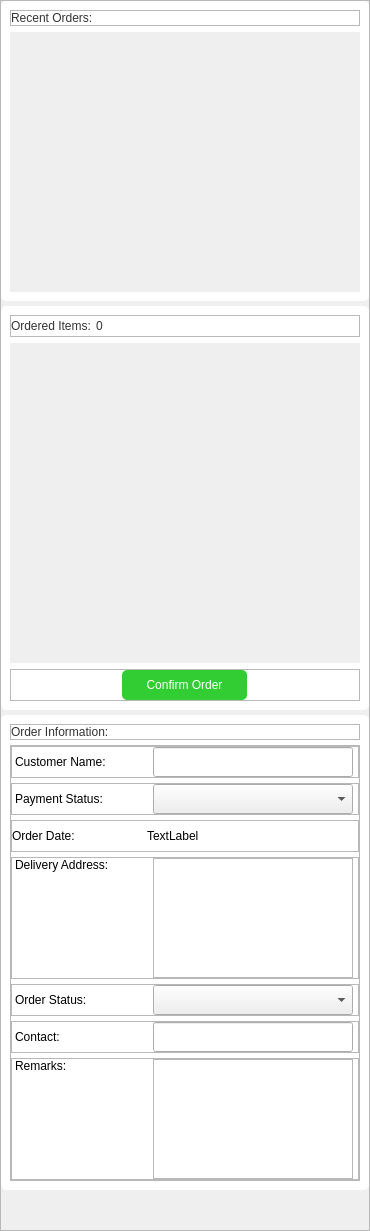
        <widget class="QFrame" name="frame_19">
         <property name="styleSheet">
          <string notr="true"/>
         </property>
         <property name="frameShape">
          <enum>QFrame::StyledPanel</enum>
         </property>
         <property name="frameShadow">
          <enum>QFrame::Raised</enum>
         </property>
         <layout class="QVBoxLayout" name="verticalLayout_6">
          <property name="spacing">
           <number>5</number>
          </property>
          <property name="leftMargin">
           <number>0</number>
          </property>
          <property name="topMargin">
           <number>0</number>
          </property>
          <property name="rightMargin">
           <number>0</number>
          </property>
          <property name="bottomMargin">
           <number>0</number>
          </property>
          <item>
           <widget class="QFrame" name="frame_23">
            <property name="sizePolicy">
             <sizepolicy hsizetype="Expanding" vsizetype="Expanding">
              <horstretch>0</horstretch>
              <verstretch>0</verstretch>
             </sizepolicy>
            </property>
            <property name="minimumSize">
             <size>
              <width>0</width>
              <height>300</height>
             </size>
            </property>
            <property name="maximumSize">
             <size>
              <width>16777215</width>
              <height>300</height>
             </size>
            </property>
            <property name="styleSheet">
             <string notr="true">#frame_23{
background-color: #fff;
border-radius: 5px;
}</string>
            </property>
            <property name="frameShape">
             <enum>QFrame::StyledPanel</enum>
            </property>
            <property name="frameShadow">
             <enum>QFrame::Raised</enum>
            </property>
            <layout class="QVBoxLayout" name="verticalLayout_7">
             <item alignment="Qt::AlignTop">
              <widget class="QFrame" name="frame_25">
               <property name="frameShape">
                <enum>QFrame::StyledPanel</enum>
               </property>
               <property name="frameShadow">
                <enum>QFrame::Raised</enum>
               </property>
               <layout class="QVBoxLayout" name="verticalLayout_8">
                <property name="spacing">
                 <number>0</number>
                </property>
                <property name="leftMargin">
                 <number>0</number>
                </property>
                <property name="topMargin">
                 <number>0</number>
                </property>
                <property name="rightMargin">
                 <number>0</number>
                </property>
                <property name="bottomMargin">
                 <number>0</number>
                </property>
                <item>
                 <widget class="QLabel" name="label_15">
                  <property name="styleSheet">
                   <string notr="true">font: 63 12pt &quot;Noto Sans SemiBold&quot;;
color: #333333;</string>
                  </property>
                  <property name="text">
                   <string>Recent Orders:</string>
                  </property>
                 </widget>
                </item>
               </layout>
              </widget>
             </item>
             <item>
              <widget class="QScrollArea" name="recent_orders_scrollArea">
               <property name="styleSheet">
                <string notr="true">#recent_orders_scrollArea{
background-color: #EAEAEA;
border: none;
border-radius: 5px;
}

QScrollBar:hover{
 cursor: pointer;
}
            QScrollBar:vertical {
                border: none;
                background: #F0F0F0;
                width: 14px;
                margin: 0px 0px 0px 0px;
            }
            QScrollBar::handle:vertical {
                background: #90A4AE;
                border-radius: 7px;
                min-height: 30px;
            }
            QScrollBar::add-line:vertical, QScrollBar::sub-line:vertical {
                height: 0px;
                background: none;
            }
            QScrollBar::add-page:vertical, QScrollBar::sub-page:vertical {
                background: #F0F0F0;
            }
            QScrollBar:horizontal {
                border: none;
                background: #f0f0f0;
                height: 14px;
                margin: 0px 0px 0px 0px;
            }
            QScrollBar::handle:horizontal {
                background: #555;
                border-radius: 7px;
                min-width: 30px;
            }
            QScrollBar::add-line:horizontal, QScrollBar::sub-line:horizontal {
                width: 0px;
                background: none;
            }
            QScrollBar::add-page:horizontal, QScrollBar::sub-page:horizontal {
                background: #f0f0f0;
            }</string>
               </property>
               <property name="widgetResizable">
                <bool>true</bool>
               </property>
               <widget class="QWidget" name="recent_orders_scrollAreaWidgetContents">
                <property name="geometry">
                 <rect>
                  <x>0</x>
                  <y>0</y>
                  <width>351</width>
                  <height>252</height>
                 </rect>
                </property>
               </widget>
              </widget>
             </item>
            </layout>
            <zorder>recent_orders_scrollArea</zorder>
            <zorder>frame_25</zorder>
           </widget>
          </item>
          <item>
           <widget class="QFrame" name="frame_27">
            <property name="styleSheet">
             <string notr="true">#frame_27{
background-color: #fff;
border-radius: 5px;
}</string>
            </property>
            <property name="frameShape">
             <enum>QFrame::StyledPanel</enum>
            </property>
            <property name="frameShadow">
             <enum>QFrame::Raised</enum>
            </property>
            <layout class="QVBoxLayout" name="verticalLayout_10">
             <item>
              <widget class="QFrame" name="frame_28">
               <property name="frameShape">
                <enum>QFrame::StyledPanel</enum>
               </property>
               <property name="frameShadow">
                <enum>QFrame::Raised</enum>
               </property>
               <layout class="QHBoxLayout" name="horizontalLayout_3">
                <property name="spacing">
                 <number>5</number>
                </property>
                <property name="leftMargin">
                 <number>0</number>
                </property>
                <property name="topMargin">
                 <number>0</number>
                </property>
                <property name="rightMargin">
                 <number>0</number>
                </property>
                <property name="bottomMargin">
                 <number>0</number>
                </property>
                <item>
                 <widget class="QLabel" name="label_18">
                  <property name="styleSheet">
                   <string notr="true">font: 63 12pt &quot;Noto Sans SemiBold&quot;;
color: #333333;</string>
                  </property>
                  <property name="text">
                   <string>Ordered Items:</string>
                  </property>
                 </widget>
                </item>
                <item>
                 <widget class="QLabel" name="orders_quantity_label">
                  <property name="styleSheet">
                   <string notr="true">font: 63 12pt &quot;Noto Sans SemiBold&quot;;
color: #333333;</string>
                  </property>
                  <property name="text">
                   <string>0</string>
                  </property>
                 </widget>
                </item>
                <item>
                 <spacer name="horizontalSpacer">
                  <property name="orientation">
                   <enum>Qt::Horizontal</enum>
                  </property>
                  <property name="sizeHint" stdset="0">
                   <size>
                    <width>40</width>
                    <height>20</height>
                   </size>
                  </property>
                 </spacer>
                </item>
               </layout>
              </widget>
             </item>
             <item alignment="Qt::AlignTop">
              <widget class="QScrollArea" name="ordered_items_scrollArea">
               <property name="minimumSize">
                <size>
                 <width>350</width>
                 <height>320</height>
                </size>
               </property>
               <property name="styleSheet">
                <string notr="true">#ordered_items_scrollArea{
background-color: #EAEAEA;
border: none;
border-radius: 5px;
}

QScrollBar:hover{
 cursor: pointer;
}
            QScrollBar:vertical {
                border: none;
                background: #F0F0F0;
                width: 14px;
                margin: 0px 0px 0px 0px;
            }
            QScrollBar::handle:vertical {
                background: #90A4AE;
                border-radius: 7px;
                min-height: 30px;
            }
            QScrollBar::add-line:vertical, QScrollBar::sub-line:vertical {
                height: 0px;
                background: none;
            }
            QScrollBar::add-page:vertical, QScrollBar::sub-page:vertical {
                background: #F0F0F0;
            }
            QScrollBar:horizontal {
                border: none;
                background: #f0f0f0;
                height: 14px;
                margin: 0px 0px 0px 0px;
            }
            QScrollBar::handle:horizontal {
                background: #555;
                border-radius: 7px;
                min-width: 30px;
            }
            QScrollBar::add-line:horizontal, QScrollBar::sub-line:horizontal {
                width: 0px;
                background: none;
            }
            QScrollBar::add-page:horizontal, QScrollBar::sub-page:horizontal {
                background: #f0f0f0;
            }</string>
               </property>
               <property name="widgetResizable">
                <bool>true</bool>
               </property>
               <widget class="QWidget" name="orders_scrollAreaWidgetContents">
                <property name="geometry">
                 <rect>
                  <x>0</x>
                  <y>0</y>
                  <width>351</width>
                  <height>320</height>
                 </rect>
                </property>
                <layout class="QVBoxLayout" name="verticalLayout_2"/>
               </widget>
              </widget>
             </item>
             <item>
              <widget class="QFrame" name="frame_9">
               <property name="frameShape">
                <enum>QFrame::StyledPanel</enum>
               </property>
               <property name="frameShadow">
                <enum>QFrame::Raised</enum>
               </property>
               <layout class="QHBoxLayout" name="horizontalLayout_23">
                <property name="spacing">
                 <number>0</number>
                </property>
                <property name="leftMargin">
                 <number>0</number>
                </property>
                <property name="topMargin">
                 <number>0</number>
                </property>
                <property name="rightMargin">
                 <number>0</number>
                </property>
                <property name="bottomMargin">
                 <number>0</number>
                </property>
                <item>
                 <widget class="QPushButton" name="finalize_order_pushButton">
                  <property name="minimumSize">
                   <size>
                    <width>125</width>
                    <height>30</height>
                   </size>
                  </property>
                  <property name="maximumSize">
                   <size>
                    <width>125</width>
                    <height>30</height>
                   </size>
                  </property>
                  <property name="cursor">
                   <cursorShape>PointingHandCursor</cursorShape>
                  </property>
                  <property name="styleSheet">
                   <string notr="true">background-color: #32CD32;
font: 87 10pt &quot;Noto Sans Black&quot;;
color: #fff;
border: none;
border-radius: 5px;</string>
                  </property>
                  <property name="text">
                   <string>Confirm Order</string>
                  </property>
                 </widget>
                </item>
               </layout>
              </widget>
             </item>
            </layout>
           </widget>
          </item>
          <item>
           <widget class="QFrame" name="frame_29">
            <property name="styleSheet">
             <string notr="true">#frame_29{
background-color: #fff;
border-radius: 5px;
}</string>
            </property>
            <property name="frameShape">
             <enum>QFrame::StyledPanel</enum>
            </property>
            <property name="frameShadow">
             <enum>QFrame::Raised</enum>
            </property>
            <layout class="QVBoxLayout" name="verticalLayout_11">
             <property name="spacing">
              <number>5</number>
             </property>
             <property name="leftMargin">
              <number>9</number>
             </property>
             <property name="topMargin">
              <number>9</number>
             </property>
             <property name="rightMargin">
              <number>9</number>
             </property>
             <property name="bottomMargin">
              <number>9</number>
             </property>
             <item alignment="Qt::AlignTop">
              <widget class="QFrame" name="frame_30">
               <property name="frameShape">
                <enum>QFrame::StyledPanel</enum>
               </property>
               <property name="frameShadow">
                <enum>QFrame::Raised</enum>
               </property>
               <layout class="QHBoxLayout" name="horizontalLayout_21">
                <property name="spacing">
                 <number>5</number>
                </property>
                <property name="leftMargin">
                 <number>0</number>
                </property>
                <property name="topMargin">
                 <number>0</number>
                </property>
                <property name="rightMargin">
                 <number>0</number>
                </property>
                <property name="bottomMargin">
                 <number>0</number>
                </property>
                <item>
                 <widget class="QLabel" name="label_20">
                  <property name="styleSheet">
                   <string notr="true">font: 63 12pt &quot;Noto Sans SemiBold&quot;;
color: #333333;</string>
                  </property>
                  <property name="text">
                   <string>Order Information:</string>
                  </property>
                 </widget>
                </item>
               </layout>
              </widget>
             </item>
             <item>
              <widget class="QFrame" name="frame_31">
               <property name="frameShape">
                <enum>QFrame::StyledPanel</enum>
               </property>
               <property name="frameShadow">
                <enum>QFrame::Raised</enum>
               </property>
               <layout class="QVBoxLayout" name="verticalLayout_12">
                <property name="spacing">
                 <number>5</number>
                </property>
                <property name="leftMargin">
                 <number>0</number>
                </property>
                <property name="topMargin">
                 <number>0</number>
                </property>
                <property name="rightMargin">
                 <number>0</number>
                </property>
                <property name="bottomMargin">
                 <number>0</number>
                </property>
                <item>
                 <widget class="QFrame" name="frame_4">
                  <property name="frameShape">
                   <enum>QFrame::StyledPanel</enum>
                  </property>
                  <property name="frameShadow">
                   <enum>QFrame::Raised</enum>
                  </property>
                  <layout class="QHBoxLayout" name="horizontalLayout_4">
                   <property name="spacing">
                    <number>5</number>
                   </property>
                   <property name="leftMargin">
                    <number>0</number>
                   </property>
                   <property name="topMargin">
                    <number>0</number>
                   </property>
                   <property name="rightMargin">
                    <number>0</number>
                   </property>
                   <property name="bottomMargin">
                    <number>0</number>
                   </property>
                   <item>
                    <widget class="QLabel" name="label_2">
                     <property name="minimumSize">
                      <size>
                       <width>130</width>
                       <height>0</height>
                      </size>
                     </property>
                     <property name="maximumSize">
                      <size>
                       <width>130</width>
                       <height>16777215</height>
                      </size>
                     </property>
                     <property name="styleSheet">
                      <string notr="true">font: 63 10pt &quot;Noto Sans SemiBold&quot;;</string>
                     </property>
                     <property name="text">
                      <string>Customer Name:</string>
                     </property>
                    </widget>
                   </item>
                   <item>
                    <widget class="QLineEdit" name="customer_name_lineEdit">
                     <property name="minimumSize">
                      <size>
                       <width>200</width>
                       <height>30</height>
                      </size>
                     </property>
                     <property name="maximumSize">
                      <size>
                       <width>200</width>
                       <height>30</height>
                      </size>
                     </property>
                    </widget>
                   </item>
                  </layout>
                  <zorder>customer_name_lineEdit</zorder>
                  <zorder>label_2</zorder>
                 </widget>
                </item>
                <item>
                 <widget class="QFrame" name="frame_8">
                  <property name="frameShape">
                   <enum>QFrame::StyledPanel</enum>
                  </property>
                  <property name="frameShadow">
                   <enum>QFrame::Raised</enum>
                  </property>
                  <layout class="QHBoxLayout" name="horizontalLayout_8">
                   <property name="spacing">
                    <number>5</number>
                   </property>
                   <property name="leftMargin">
                    <number>0</number>
                   </property>
                   <property name="topMargin">
                    <number>0</number>
                   </property>
                   <property name="rightMargin">
                    <number>0</number>
                   </property>
                   <property name="bottomMargin">
                    <number>0</number>
                   </property>
                   <item>
                    <widget class="QLabel" name="label_7">
                     <property name="minimumSize">
                      <size>
                       <width>130</width>
                       <height>0</height>
                      </size>
                     </property>
                     <property name="maximumSize">
                      <size>
                       <width>130</width>
                       <height>16777215</height>
                      </size>
                     </property>
                     <property name="styleSheet">
                      <string notr="true">font: 63 10pt &quot;Noto Sans SemiBold&quot;;</string>
                     </property>
                     <property name="text">
                      <string>Payment Status:</string>
                     </property>
                    </widget>
                   </item>
                   <item>
                    <widget class="QComboBox" name="payment_box">
                     <property name="minimumSize">
                      <size>
                       <width>200</width>
                       <height>30</height>
                      </size>
                     </property>
                     <property name="maximumSize">
                      <size>
                       <width>200</width>
                       <height>30</height>
                      </size>
                     </property>
                    </widget>
                   </item>
                  </layout>
                  <zorder>payment_box</zorder>
                  <zorder>label_7</zorder>
                 </widget>
                </item>
                <item>
                 <widget class="QFrame" name="frame_20">
                  <property name="frameShape">
                   <enum>QFrame::StyledPanel</enum>
                  </property>
                  <property name="frameShadow">
                   <enum>QFrame::Raised</enum>
                  </property>
                  <layout class="QHBoxLayout" name="horizontalLayout_16">
                   <property name="spacing">
                    <number>5</number>
                   </property>
                   <property name="leftMargin">
                    <number>0</number>
                   </property>
                   <property name="topMargin">
                    <number>0</number>
                   </property>
                   <property name="rightMargin">
                    <number>0</number>
                   </property>
                   <property name="bottomMargin">
                    <number>0</number>
                   </property>
                   <item>
                    <widget class="QLabel" name="label_3">
                     <property name="minimumSize">
                      <size>
                       <width>130</width>
                       <height>0</height>
                      </size>
                     </property>
                     <property name="maximumSize">
                      <size>
                       <width>130</width>
                       <height>16777215</height>
                      </size>
                     </property>
                     <property name="styleSheet">
                      <string notr="true">font: 63 10pt &quot;Noto Sans SemiBold&quot;;</string>
                     </property>
                     <property name="text">
                      <string>Order Date:</string>
                     </property>
                    </widget>
                   </item>
                   <item>
                    <widget class="QLabel" name="order_date_label">
                     <property name="minimumSize">
                      <size>
                       <width>0</width>
                       <height>30</height>
                      </size>
                     </property>
                     <property name="maximumSize">
                      <size>
                       <width>16777215</width>
                       <height>30</height>
                      </size>
                     </property>
                     <property name="text">
                      <string>TextLabel</string>
                     </property>
                    </widget>
                   </item>
                  </layout>
                 </widget>
                </item>
                <item>
                 <widget class="QFrame" name="frame_26">
                  <property name="frameShape">
                   <enum>QFrame::StyledPanel</enum>
                  </property>
                  <property name="frameShadow">
                   <enum>QFrame::Raised</enum>
                  </property>
                  <layout class="QHBoxLayout" name="horizontalLayout_20">
                   <property name="spacing">
                    <number>5</number>
                   </property>
                   <property name="leftMargin">
                    <number>0</number>
                   </property>
                   <property name="topMargin">
                    <number>0</number>
                   </property>
                   <property name="rightMargin">
                    <number>0</number>
                   </property>
                   <property name="bottomMargin">
                    <number>0</number>
                   </property>
                   <item alignment="Qt::AlignTop">
                    <widget class="QLabel" name="label_17">
                     <property name="minimumSize">
                      <size>
                       <width>130</width>
                       <height>0</height>
                      </size>
                     </property>
                     <property name="maximumSize">
                      <size>
                       <width>130</width>
                       <height>16777215</height>
                      </size>
                     </property>
                     <property name="styleSheet">
                      <string notr="true">font: 63 10pt &quot;Noto Sans SemiBold&quot;;</string>
                     </property>
                     <property name="text">
                      <string>Delivery Address:</string>
                     </property>
                    </widget>
                   </item>
                   <item>
                    <widget class="QPlainTextEdit" name="delivery_address_plainTextEdit">
                     <property name="minimumSize">
                      <size>
                       <width>200</width>
                       <height>65</height>
                      </size>
                     </property>
                     <property name="maximumSize">
                      <size>
                       <width>200</width>
                       <height>120</height>
                      </size>
                     </property>
                    </widget>
                   </item>
                  </layout>
                 </widget>
                </item>
                <item>
                 <widget class="QFrame" name="frame_12">
                  <property name="frameShape">
                   <enum>QFrame::StyledPanel</enum>
                  </property>
                  <property name="frameShadow">
                   <enum>QFrame::Raised</enum>
                  </property>
                  <layout class="QHBoxLayout" name="horizontalLayout_10">
                   <property name="spacing">
                    <number>5</number>
                   </property>
                   <property name="leftMargin">
                    <number>0</number>
                   </property>
                   <property name="topMargin">
                    <number>0</number>
                   </property>
                   <property name="rightMargin">
                    <number>0</number>
                   </property>
                   <property name="bottomMargin">
                    <number>0</number>
                   </property>
                   <item>
                    <widget class="QLabel" name="label_8">
                     <property name="minimumSize">
                      <size>
                       <width>130</width>
                       <height>0</height>
                      </size>
                     </property>
                     <property name="maximumSize">
                      <size>
                       <width>130</width>
                       <height>16777215</height>
                      </size>
                     </property>
                     <property name="styleSheet">
                      <string notr="true">font: 63 10pt &quot;Noto Sans SemiBold&quot;;</string>
                     </property>
                     <property name="text">
                      <string>Order Status:</string>
                     </property>
                    </widget>
                   </item>
                   <item>
                    <widget class="QComboBox" name="status_box">
                     <property name="minimumSize">
                      <size>
                       <width>200</width>
                       <height>30</height>
                      </size>
                     </property>
                     <property name="maximumSize">
                      <size>
                       <width>200</width>
                       <height>30</height>
                      </size>
                     </property>
                    </widget>
                   </item>
                  </layout>
                 </widget>
                </item>
                <item>
                 <widget class="QFrame" name="frame_15">
                  <property name="frameShape">
                   <enum>QFrame::StyledPanel</enum>
                  </property>
                  <property name="frameShadow">
                   <enum>QFrame::Raised</enum>
                  </property>
                  <layout class="QHBoxLayout" name="horizontalLayout_11">
                   <property name="spacing">
                    <number>5</number>
                   </property>
                   <property name="leftMargin">
                    <number>0</number>
                   </property>
                   <property name="topMargin">
                    <number>0</number>
                   </property>
                   <property name="rightMargin">
                    <number>0</number>
                   </property>
                   <property name="bottomMargin">
                    <number>0</number>
                   </property>
                   <item>
                    <widget class="QLabel" name="label_12">
                     <property name="minimumSize">
                      <size>
                       <width>130</width>
                       <height>0</height>
                      </size>
                     </property>
                     <property name="maximumSize">
                      <size>
                       <width>130</width>
                       <height>16777215</height>
                      </size>
                     </property>
                     <property name="styleSheet">
                      <string notr="true">font: 63 10pt &quot;Noto Sans SemiBold&quot;;</string>
                     </property>
                     <property name="text">
                      <string>Contact:</string>
                     </property>
                    </widget>
                   </item>
                   <item>
                    <widget class="QLineEdit" name="contact_info">
                     <property name="minimumSize">
                      <size>
                       <width>200</width>
                       <height>30</height>
                      </size>
                     </property>
                     <property name="maximumSize">
                      <size>
                       <width>200</width>
                       <height>30</height>
                      </size>
                     </property>
                    </widget>
                   </item>
                  </layout>
                  <zorder>contact_info</zorder>
                  <zorder>label_12</zorder>
                 </widget>
                </item>
                <item>
                 <widget class="QFrame" name="frame_14">
                  <property name="frameShape">
                   <enum>QFrame::StyledPanel</enum>
                  </property>
                  <property name="frameShadow">
                   <enum>QFrame::Raised</enum>
                  </property>
                  <layout class="QHBoxLayout" name="horizontalLayout_12">
                   <property name="spacing">
                    <number>5</number>
                   </property>
                   <property name="leftMargin">
                    <number>0</number>
                   </property>
                   <property name="topMargin">
                    <number>0</number>
                   </property>
                   <property name="rightMargin">
                    <number>0</number>
                   </property>
                   <property name="bottomMargin">
                    <number>0</number>
                   </property>
                   <item alignment="Qt::AlignTop">
                    <widget class="QLabel" name="label_10">
                     <property name="minimumSize">
                      <size>
                       <width>130</width>
                       <height>0</height>
                      </size>
                     </property>
                     <property name="maximumSize">
                      <size>
                       <width>130</width>
                       <height>16777215</height>
                      </size>
                     </property>
                     <property name="styleSheet">
                      <string notr="true">font: 63 10pt &quot;Noto Sans SemiBold&quot;;</string>
                     </property>
                     <property name="text">
                      <string>Remarks:</string>
                     </property>
                    </widget>
                   </item>
                   <item>
                    <widget class="QPlainTextEdit" name="note_input">
                     <property name="minimumSize">
                      <size>
                       <width>200</width>
                       <height>65</height>
                      </size>
                     </property>
                     <property name="maximumSize">
                      <size>
                       <width>200</width>
                       <height>120</height>
                      </size>
                     </property>
                    </widget>
                   </item>
                  </layout>
                 </widget>
                </item>
               </layout>
              </widget>
             </item>
            </layout>
           </widget>
          </item>
          <item>
           <spacer name="verticalSpacer_5">
            <property name="orientation">
             <enum>Qt::Vertical</enum>
            </property>
            <property name="sizeHint" stdset="0">
             <size>
              <width>20</width>
              <height>40</height>
             </size>
            </property>
           </spacer>
          </item>
         </layout>
        </widget>
